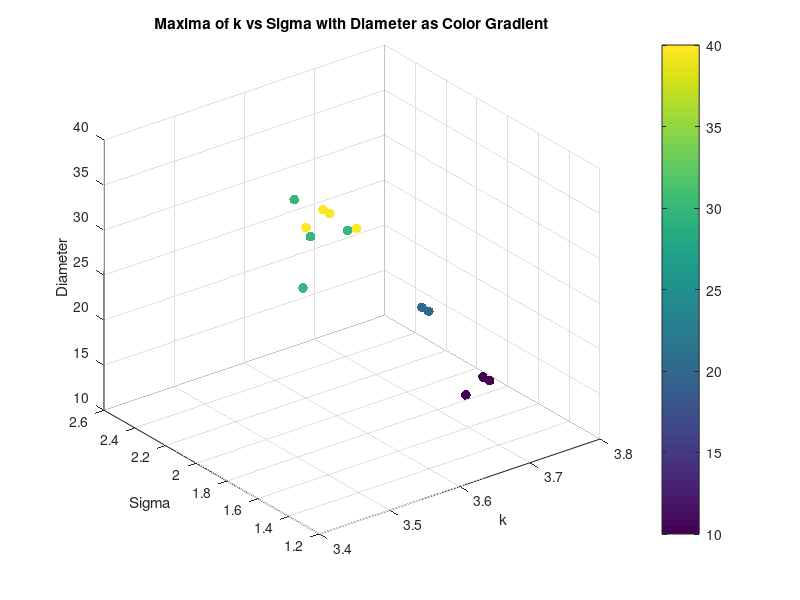
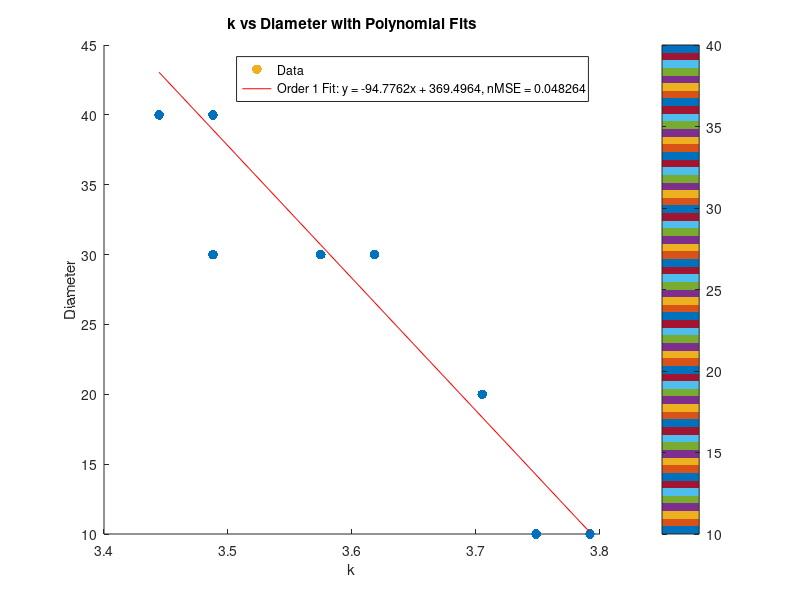

The MATLAB script that drew these images, in order:
clear all;
close all;


% %% Torque Analysis
% load('maxima_data.mat');
% scatter3(maxima_k, maxima_sigma, torque_values, 20, maxima_corr, 'filled');
% xlabel('k');
% ylabel('Sigma');
% zlabel('Torque');
% title('Maxima of k vs Sigma with Torque as Color Gradient');
% colorbar;
% grid on;
% % K means clustering of torque into 10 clusters, taking mean of each cluster k, sigma and corr too
% [cluster_idx, cluster_centers] = kmeans(torque_values', 10);
% % Take the mean of each cluster
% torque_means = zeros(10, 1);
% sigma_means = zeros(10, 1);
% k_means = zeros(10, 1);
% corr_means = zeros(10, 1);
% for i = 1:10
%     torque_means(i) = mean(torque_values(cluster_idx == i));
%     sigma_means(i) = mean(maxima_sigma(cluster_idx == i));
%     k_means(i) = mean(maxima_k(cluster_idx == i));
%     corr_means(i) = mean(maxima_corr(cluster_idx == i));
% end
% % Plot the clusters
% figure;
% scatter3(k_means, sigma_means, torque_means, 50, corr_means, 'filled');
% xlabel('k');
% ylabel('Sigma');
% zlabel('Torque');
% title('Clustered Maxima of k vs Sigma with Torque as Color Gradient');
% colorbar;
% grid on;
% % Ensure data is sorted for polyfit
% [sigma_sorted, sort_idx] = sort(maxima_sigma);
% torque_sorted = torque_values(sort_idx);
% % Display correlation between torque and sigma
% disp('Correlation between Torque and Sigma:');
% disp(corr(torque_sorted', sigma_sorted'));
% % Display correlation between torque and sigma^2
% disp('Correlation between Torque and Sigma^2:');
% disp(corr(torque_sorted', sigma_sorted'.^2));
% % Polyfit for sigma vs torque (order 1 and 2)
% p1_sigma = polyfit(sigma_sorted, torque_sorted, 1);
% % Calculate fitted values and normalized MSE for sigma vs torque
% fitted_torque_p1_sigma = polyval(p1_sigma, sigma_sorted);
% mse_p1_sigma = mean((torque_sorted - fitted_torque_p1_sigma).^2);
% nmse_p1_sigma = mse_p1_sigma / var(torque_sorted);
% % Display results for sigma vs torque
% disp('Sigma vs Torque:');
% disp(['Order 1 nMSE: ', num2str(nmse_p1_sigma)]);
% %display correlation between torque and sigma
% % Plot for sigma vs torque with polynomial fits (first instance)
% figure;
% plot(sigma_sorted, torque_sorted, 'o', 'DisplayName', 'Data');
% hold on;
% plot(sigma_sorted, fitted_torque_p1_sigma, '-r', 'DisplayName', ...
%     ['Order 1 Fit: y = ', num2str(p1_sigma(1)), 'x + ', num2str(p1_sigma(2)), ...
%     ', nMSE = ', num2str(nmse_p1_sigma)]);
% xlabel('Sigma');
% ylabel('Torque');
% title('Sigma vs Torque with Polynomial Fits');
% legend('show');
% grid on;
% % Ensure data is sorted for polyfit
% [sigma_sorted, sort_idx] = sort(sigma_means);
% torque_sorted = torque_means(sort_idx);
% %Display correlation between torque and sigma
% disp('Correlation between Torque and Sigma:');
% disp(corr(torque_sorted, sigma_sorted));
% %Display correlation between torque and sigma^2
% disp('Correlation between Torque and Sigma^2:');
% disp(corr(torque_sorted, sigma_sorted.^2));
% % Polyfit for sigma vs torque (order 1 and 2)
% p1_sigma = polyfit(sigma_sorted, torque_sorted, 1);
% p2_sigma = polyfit(sigma_sorted, torque_sorted, 2);
% % Calculate zitted values and normalized MSE for sigma vs torque
% fitted_torque_p1_sigma = polyval(p1_sigma, sigma_sorted);
% fitted_torque_p2_sigma = polyval(p2_sigma, sigma_sorted);
% mse_p1_sigma = mean((torque_sorted - fitted_torque_p1_sigma).^2);
% mse_p2_sigma = mean((torque_sorted - fitted_torque_p2_sigma).^2);
% nmse_p1_sigma = mse_p1_sigma / var(torque_sorted);
% nmse_p2_sigma = mse_p2_sigma / var(torque_sorted);
% % Display results for sigma vs torque
% disp('Sigma vs Torque:');
% disp(['Order 1 nMSE: ', num2str(nmse_p1_sigma)]);
% disp(['Order 2 nMSE: ', num2str(nmse_p2_sigma)]);
% % Plot for sigma vs torque with polynomial fits (second instance)
% figure;
% plot(sigma_sorted, torque_sorted, 'o', 'DisplayName', 'Data');
% hold on;
% plot(sigma_sorted, fitted_torque_p1_sigma, '-r', 'DisplayName', ...
%     ['Order 1 Fit: y = ', num2str(p1_sigma(1)), 'x + ', num2str(p1_sigma(2)), ...
%     ', nMSE = ', num2str(nmse_p1_sigma)]);
% plot(sigma_sorted, fitted_torque_p2_sigma, '--g', 'DisplayName', ...
%     ['Order 2 Fit: y = ', num2str(p2_sigma(1)), 'x^2 + ', num2str(p2_sigma(2)), ...
%     'x + ', num2str(p2_sigma(3)), ', nMSE = ', num2str(nmse_p2_sigma)]);
% xlabel('Sigma');
% ylabel('Torque');
% title('Sigma vs Torque with Polynomial Fits');
% legend('show');
% grid on;

%% Diameter Analysis
% Saved as diameter_value, k_values(max_k_idx), sigma_values(max_sigma_idx), max_val
load('maxima_data_Diam.mat');

scatter3(maxima_matrix(:, 2), maxima_matrix(:, 3), maxima_matrix(:, 1), 50, maxima_matrix(:, 1), 'filled'); 
xlabel('k');
ylabel('Sigma');
zlabel('Diameter');
title('Maxima of k vs Sigma with Diameter as Color Gradient');
colorbar;
grid on;

% K vs d
% Ensure data is sorted for polyfit
[k_sorted, sort_idx] = sort(maxima_matrix(:, 2));
d_sorted = maxima_matrix(sort_idx, 1);
% Display correlation between d and k
disp('Correlation between Diameter and k:');
disp(corr(d_sorted, k_sorted));

%plot for k vs diam with polynomial fits
figure;
scatter(k_sorted, d_sorted, 50, d_sorted, 'filled', 'DisplayName', 'Data');
colormap(lines); % High contrast colormap suitable for white background
colorbar; % Add a colorbar to indicate the mapping of color to d_sorted values

hold on;
p1_k = polyfit(k_sorted, d_sorted, 1);
fitted_d_p1_k = polyval(p1_k, k_sorted);
mse_p1_k = mean((d_sorted - fitted_d_p1_k).^2);
nmse_p1_k = mse_p1_k / var(d_sorted);
disp('Diameter vs k:');
disp(['Order 1 nMSE: ', num2str(nmse_p1_k)]);
plot(k_sorted, fitted_d_p1_k, '-r', 'DisplayName', ...
    ['Order 1 Fit: y = ', num2str(p1_k(1)), 'x + ', num2str(p1_k(2)), ...
    ', nMSE = ', num2str(nmse_p1_k)]);
xlabel('k');
ylabel('Diameter');
title('k vs Diameter with Polynomial Fits');
legend('show');
